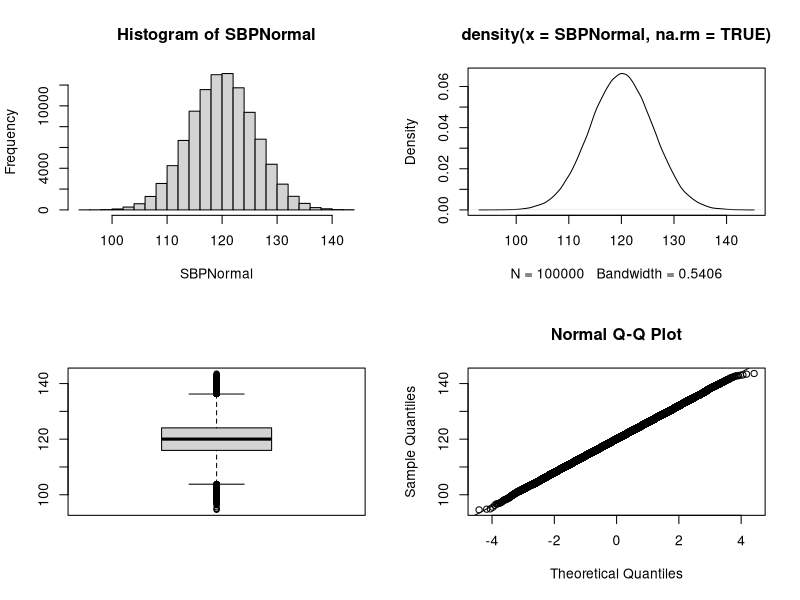
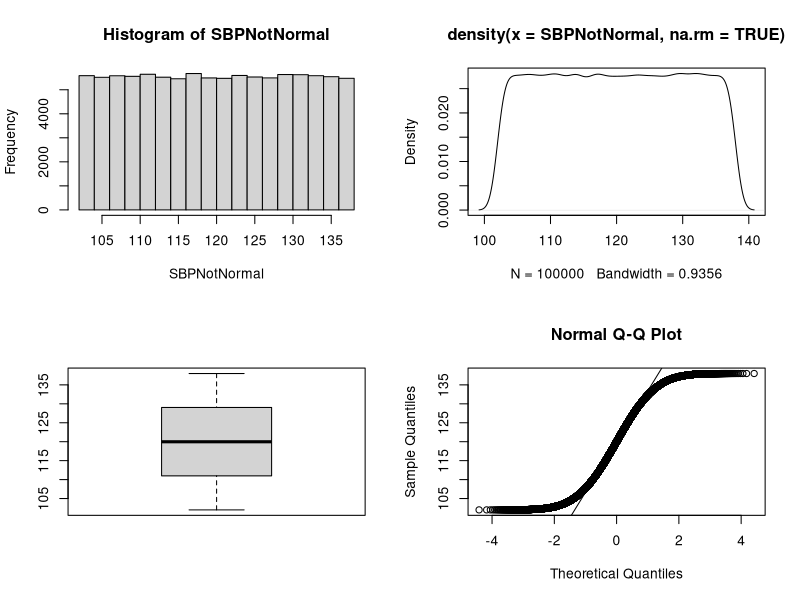
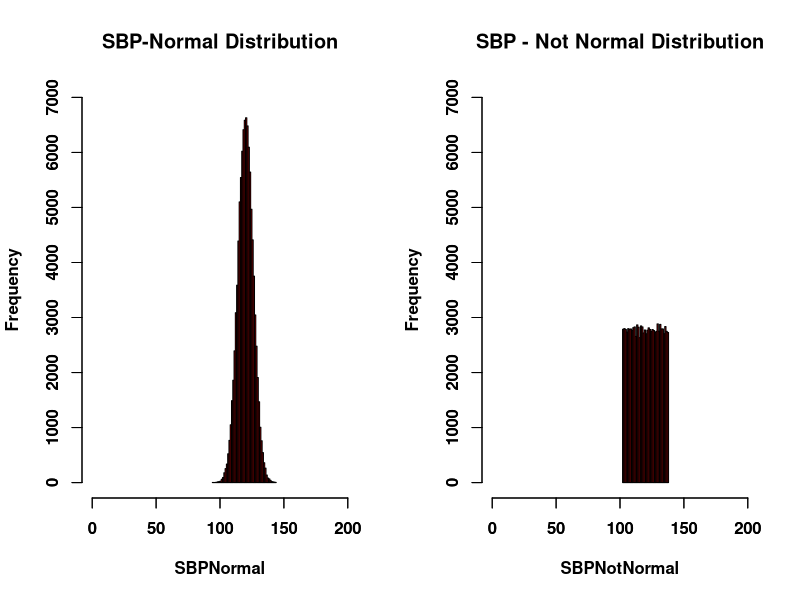
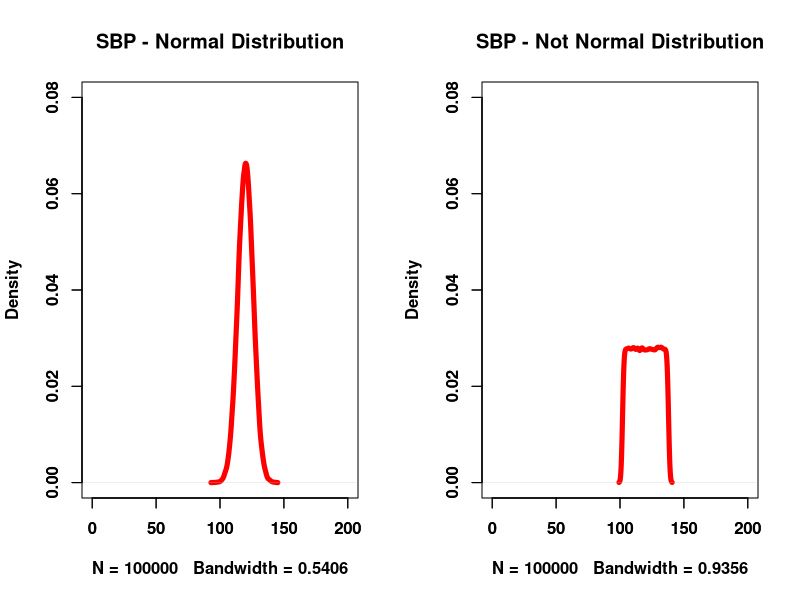
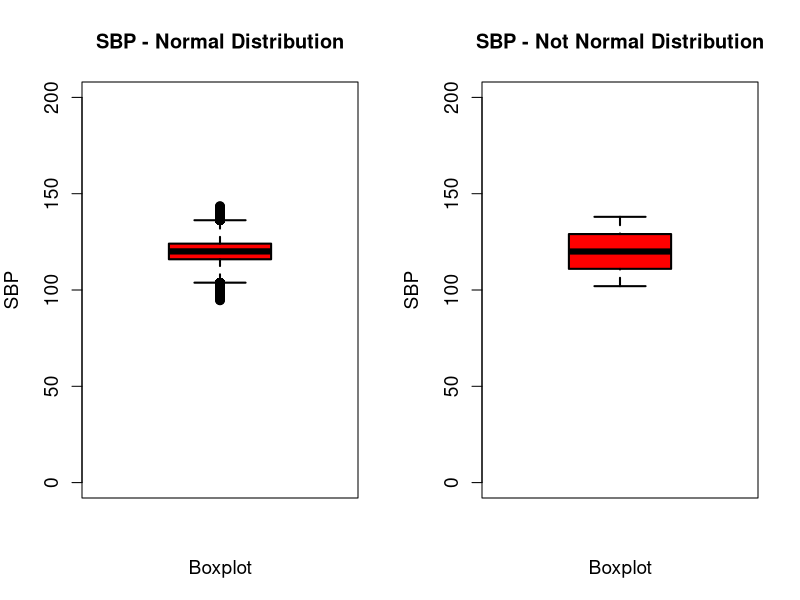
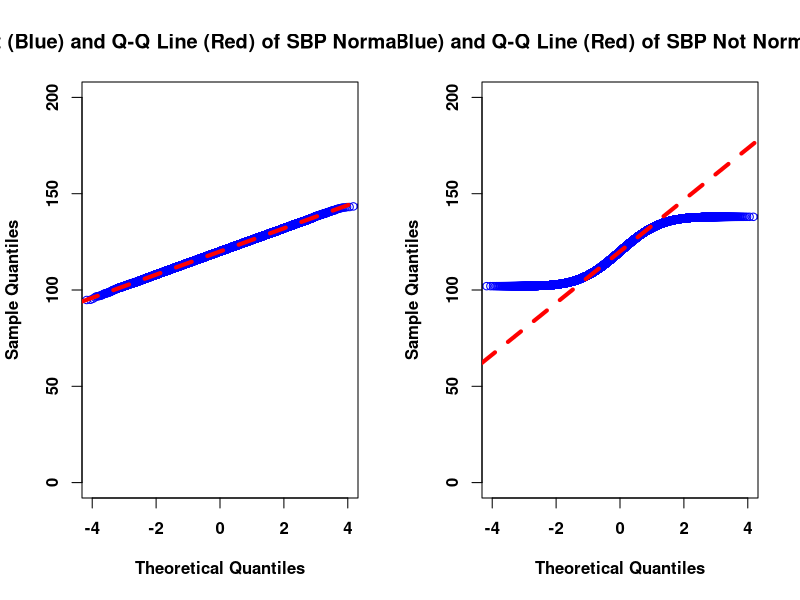

The R script that drew these images, in order:
## ---- chunk 1
knitr::opts_chunk$set(echo = TRUE)
## ---- chunk 2
# Set the seed
base::set.seed(8)
# Data with Normal Distribution Patterns
SBPNormal <- stats::rnorm(100000, mean=120, sd=06)

# Data That Do Not Exhibit Normal Distribution Patterns
SBPNotNormal <- stats::runif(100000, min=102, max=138)
## ---- chunk 3
base::getwd()
base::ls() 
utils::str(SBPNormal)

utils::head(SBPNormal, n=10) # Show the head, first 10 cases 
utils::tail(SBPNormal, n=10) # Show the tail, last 10 cases 
base::summary(SBPNormal)

# Summary statistics 
utils::str(SBPNotNormal) # Identify structure
utils::head(SBPNotNormal, n=10) # Show the head, first 10 cases 
utils::tail(SBPNotNormal, n=10) # Show the tail, last 10 cases 
base::summary(SBPNotNormal)# Summary statistics
## ---- chunk 4
par(ask=TRUE)
par(mfrow=c(2,2)) # Pause # 4 figures - 2 rows by 2 column grid 
graphics::hist(SBPNormal)
graphics::plot(stats::density(SBPNormal, na.rm=TRUE)) 
graphics::boxplot(SBPNormal) 
stats::qqnorm(SBPNormal); 
stats::qqline(SBPNormal)
## ---- chunk 5
par(ask=TRUE)
par(mfrow=c(2,2))
graphics::hist(SBPNotNormal)
graphics::plot(stats::density(SBPNotNormal, na.rm=TRUE))
graphics::boxplot(SBPNotNormal)
stats::qqnorm(SBPNotNormal); stats::qqline(SBPNotNormal)
## ---- chunk 6
par(ask=TRUE)
par(mfrow=c(1,2))
graphics::hist(SBPNormal,
               main="SBP-Normal Distribution",
               col="red",
               breaks=50,
               font.lab=2,
               xlim=c(0,200),
               ylim=c(0,7000))
               axis(side=1, font=2)
               axis(side = 2, font=2)
graphics::hist(SBPNotNormal, 
               main="SBP - Not Normal Distribution", 
               col="red",# Add color
               breaks=50, 
               font.lab=2,# Increase granularity of histogram # Bold labels
               xlim=c(0,200), # X axis scale 
               ylim=c(0,7000)) # Y axis scale 
axis(side=1, font=2) # X axis bold 
axis(side=2, font=2) # Y axis bold 
# Notice how both histograms have the same X axis scale # and Y axis scale, allowing meaningful side-by-side # comparisons.
## ---- chunk 7
# Density Plot par(ask=TRUE)
par(mfrow=c(1,2)) # 2 figures - 1 row by 2 column grid 
graphics::plot(stats::density(SBPNormal, na.rm=TRUE), 
               main="SBP - Normal Distribution", 
               col="red", # Add color 
               lwd=5, # Thick line
               font.lab=2,
               xlim=c(0,200),
               ylim=c(0,0.08))
               axis(side=1, font=2)
               axis(side=2, font=2)
graphics::plot(stats::density(SBPNotNormal, na.rm=TRUE), 
               main="SBP - Not Normal Distribution", col="red",# Add color 
               lwd=5, 
               font.lab=2,
               xlim=c(0,200), 
               ylim=c(0,0.08))
axis(side=1, font=2) # X axis bold 
axis(side=2, font=2) 
## ---- chunk 8
# Boxplot 
par(ask=TRUE) # Pause
par(mfrow=c(1,2)) # 2 figures - 1 row by 2 column grid 
graphics::boxplot(SBPNormal, 
                  main="SBP - Normal Distribution", 
                  xlab="Boxplot",
                  ylab="SBP",cex.axis=1.15, 
                  cex.lab=1.15, 
                  col="red", 
                  lwd=2,
                  font.lab=2, 
                  font=2,
                  ylim=c(0,200))

graphics::boxplot(SBPNotNormal, 
                  main="SBP - Not Normal Distribution", 
                  xlab="Boxplot",
                  ylab="SBP",
                  cex.axis=1.15, 
                  cex.lab=1.15, 
                  col="red", 
                  lwd=2,
                  font.lab=2, font=2,
                  ylim=c(0,200))
## ---- chunk 9
# Q-Q Plot 
par(ask=TRUE)# Pause
par(mfrow=c(1,2)) # 2 figures - 1 row by 2 column grid 
stats::qqnorm(SBPNormal, 
              main="Q-Q Plot (Blue) and Q-Q Line (Red) of SBP Normal Distribution", 
              col="blue", 
              xlim=c(-4,4), 
              ylim=c(0,200), 
              font.axis=2, 
              font.lab=2)
stats::qqline(SBPNormal, # Add a Q-Q Line to the Q-Q Plot 
              col="red", 
              lwd=4, 
              lty=2) 
stats::qqnorm(SBPNotNormal, main="Q-Q Plot (Blue) and Q-Q Line (Red) of SBP Not Normal Distribution", 
              col="blue", 
              xlim=c(-4,4), 
              ylim=c(0,200), 
              font.axis=2, 
              font.lab=2)
stats::qqline(SBPNotNormal,#
              col="red", 
              lwd=4, 
              lty=2) 
## ---- chunk 10
base::summary(SBPNormal)
## ---- chunk 11
stats::median(SBPNormal)
## ---- chunk 12
base::mean(SBPNormal)
